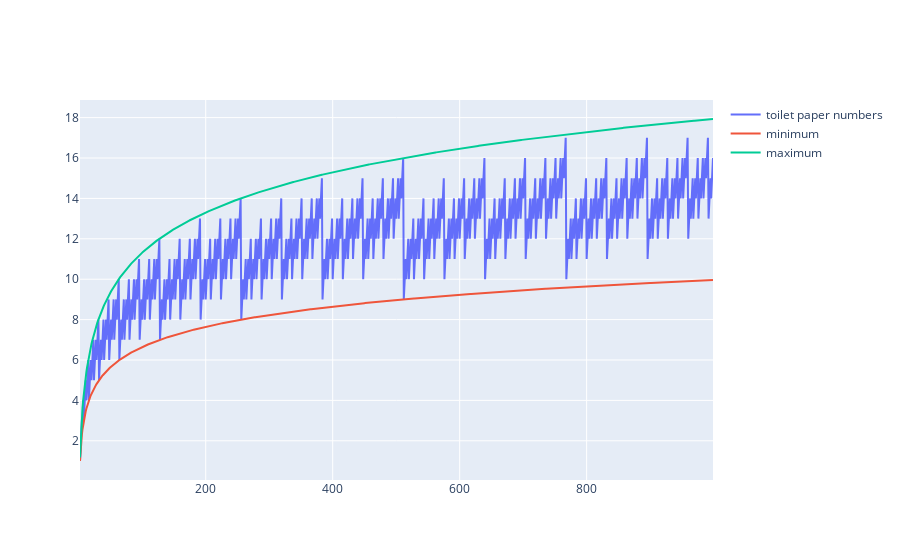

This figure's notebook cell:
### Markdown cell above
The following formula describes the maximum boundary:

$$2\cdot\log_{2}(layer + 1)-2$$

### Code cell
# plotting results
import plotly.graph_objects as go
import pandas as pd
import math

# generate results
max_n = 1000
min_n = 2
result = [toiletpaper_number(i) for i in range(min_n,max_n)]
log_results = [math.log(i,2) for i in range(min_n,max_n)]
log10_results = [2*math.log(i+1, 2) - 2 for i in range(min_n,max_n)]

# plot everything
data = pd.DataFrame({'layers': range(min_n,max_n), 
                     'steps': result,
                     'log2_steps': log_results,
                     'log10_steps': log10_results})


# Create traces
fig = go.Figure()
fig.add_trace(go.Scatter(x=data.layers, y=data.steps,
                    mode='lines',
                    name='toilet paper numbers'))
fig.add_trace(go.Scatter(x=data.layers, y=data.log2_steps,
                    mode='lines',
                    name='minimum'))
fig.add_trace(go.Scatter(x=data.layers, y=data.log10_steps,
                    mode='lines',
                    name='maximum'))
fig.show()

### Figure 1 — Plotly figure (JSON) as saved in the notebook; plotly's stock layout.template omitted (floating-point values rounded to 4 significant figures; data arrays with more than 128 entries replaced by an {"elided": "..."} marker saying what was removed)
{"data": [{"mode": "lines", "name": "toilet paper numbers", "type": "scatter", "x": {"elided": "998 int values"}, "y": {"elided": "998 int values"}}, {"mode": "lines", "name": "minimum", "type": "scatter", "x": {"elided": "998 int values"}, "y": {"elided": "998 float values"}}, {"mode": "lines", "name": "maximum", "type": "scatter", "x": {"elided": "998 int values"}, "y": {"elided": "998 float values"}}], "layout": {}}
